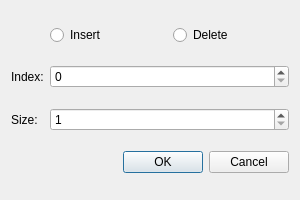
<?xml version="1.0" encoding="UTF-8"?>
<ui version="4.0">
 <class>ByteWindow</class>
 <widget class="QDialog" name="ByteWindow">
  <property name="geometry">
   <rect>
    <x>0</x>
    <y>0</y>
    <width>300</width>
    <height>200</height>
   </rect>
  </property>
  <property name="minimumSize">
   <size>
    <width>300</width>
    <height>200</height>
   </size>
  </property>
  <property name="maximumSize">
   <size>
    <width>16777215</width>
    <height>16777215</height>
   </size>
  </property>
  <property name="windowTitle">
   <string>Bytes Modification</string>
  </property>
  <layout class="QGridLayout" name="gridLayout">
   <item row="2" column="1">
    <widget class="QSpinBox" name="spinBoxSize">
     <property name="minimum">
      <number>1</number>
     </property>
     <property name="maximum">
      <number>65535</number>
     </property>
    </widget>
   </item>
   <item row="2" column="0">
    <widget class="QLabel" name="labelSize">
     <property name="text">
      <string>Size:</string>
     </property>
    </widget>
   </item>
   <item row="3" column="1">
    <widget class="QDialogButtonBox" name="buttonOk">
     <property name="orientation">
      <enum>Qt::Horizontal</enum>
     </property>
     <property name="standardButtons">
      <set>QDialogButtonBox::Cancel|QDialogButtonBox::Ok</set>
     </property>
    </widget>
   </item>
   <item row="1" column="1">
    <widget class="QSpinBox" name="spinBoxIndex">
     <property name="maximum">
      <number>65535</number>
     </property>
    </widget>
   </item>
   <item row="1" column="0">
    <widget class="QLabel" name="labelIndex">
     <property name="text">
      <string>Index:</string>
     </property>
    </widget>
   </item>
   <item row="0" column="1">
    <layout class="QHBoxLayout" name="horizontalLayout">
     <item>
      <widget class="QRadioButton" name="radioButtonInsert">
       <property name="text">
        <string>Insert</string>
       </property>
      </widget>
     </item>
     <item>
      <widget class="QRadioButton" name="radioButtonDelete">
       <property name="text">
        <string>Delete</string>
       </property>
      </widget>
     </item>
    </layout>
   </item>
  </layout>
 </widget>
 <resources/>
 <connections>
  <connection>
   <sender>buttonOk</sender>
   <signal>accepted()</signal>
   <receiver>ByteWindow</receiver>
   <slot>accept()</slot>
   <hints>
    <hint type="sourcelabel">
     <x>248</x>
     <y>254</y>
    </hint>
    <hint type="destinationlabel">
     <x>157</x>
     <y>274</y>
    </hint>
   </hints>
  </connection>
  <connection>
   <sender>buttonOk</sender>
   <signal>rejected()</signal>
   <receiver>ByteWindow</receiver>
   <slot>reject()</slot>
   <hints>
    <hint type="sourcelabel">
     <x>316</x>
     <y>260</y>
    </hint>
    <hint type="destinationlabel">
     <x>286</x>
     <y>274</y>
    </hint>
   </hints>
  </connection>
 </connections>
</ui>
